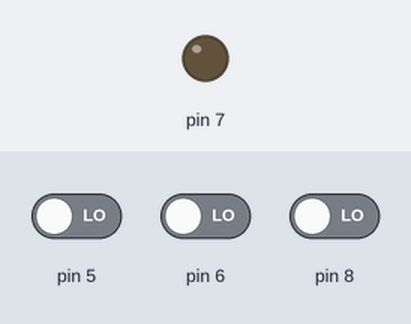
Recording of a sketch running on a simulated Arduino Uno, built with avr-gcc and run on an emulated ATmega328P. Shown: output pins drawn as LEDs (lit = HIGH). Dashed ring = blinking. Inputs (shaded band) come from the test bench; at power-on: pin 8 LOW, pin 6 LOW, pin 5 LOW.

Above: at 1.2 s.
1.3 s: pin 8 driven HIGH
At 1.5 s:
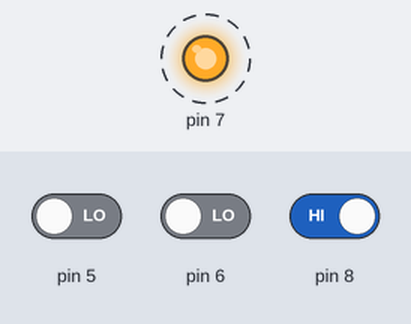
4.3 s: pin 8 driven LOW
At 4.3 s:
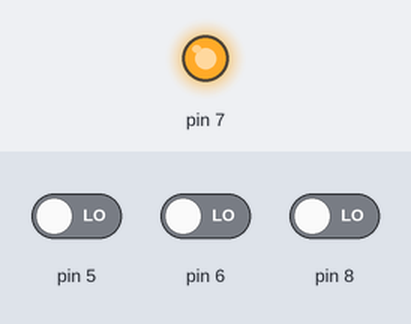
5.8 s: pin 6 driven HIGH
At 6.9 s:
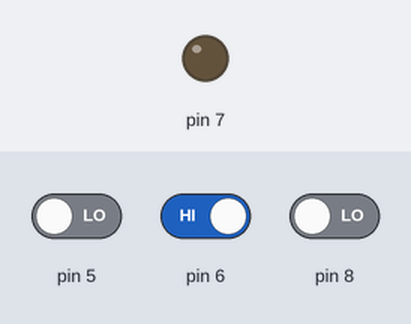
Timing chart, 0 to 8.8 s (numbered marks = the images above; inputs shaded):
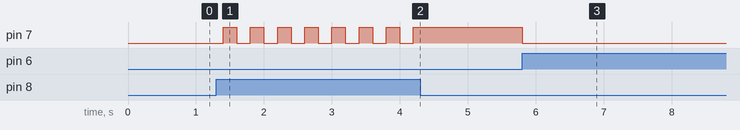

Measured:
- after the input at 1.3 s, pin 7: alternates HIGH for 0.20 s and LOW for 0.20 s, starting after 0.10 s
- after the input at 4.3 s, pin 7: stops changing and stays HIGH
- after the input at 5.8 s, pin 7: HIGH → LOW at once

The sketch:

luz.ino
```cpp
int ligar = 0;

int my_1 = 0;

int my_0 = 0;

int desligar = 0;

int botao = 0;

int contador = 0;

void setup()
{
  pinMode(5, INPUT);
  pinMode(7, OUTPUT);
  pinMode(6, INPUT);
  pinMode(8, INPUT);

  contador = 0;
}

void loop()
{
  if (digitalRead(5) == 1) {
    digitalWrite(7, HIGH);
  }
  if (digitalRead(6) == 1) {
    digitalWrite(7, LOW);
  }
  delay(200); // Wait for 200 millisecond(s)
  if (digitalRead(8) == 1) {
    contador = (contador + 1);
    if (contador % 2 == 0) {
      digitalWrite(7, LOW);
    } else {
      digitalWrite(7, HIGH);
    }
  }
}
```
